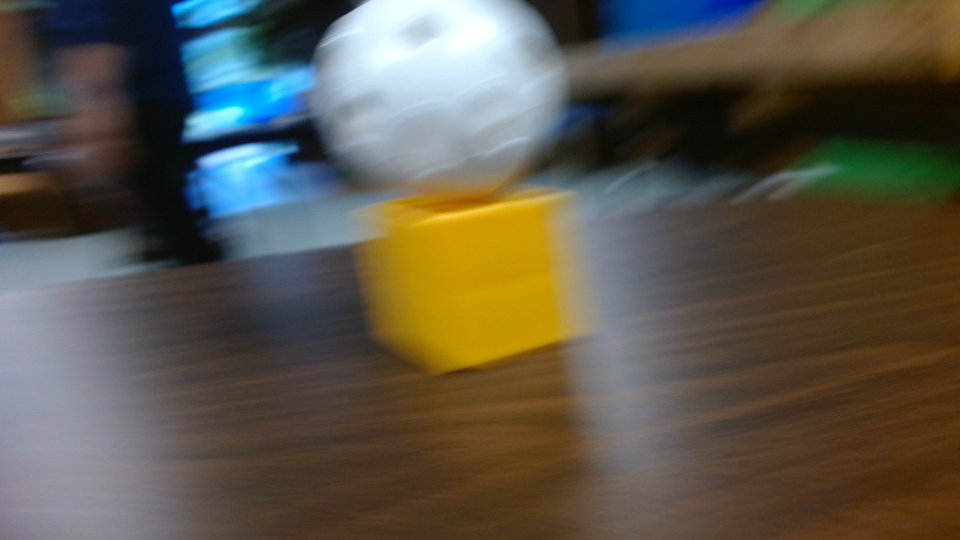
#> input picture Color_Isolation/blocks00.jpg, 1920 x 1080 px (shown at 1/2 size); its folder holds only this picture in this run
$ python ColorIsolation3.py
#> lines starting #> are read from the running program, lines starting #| are printed output that depends on the picture
import cv2,argparse,glob
import numpy as np

# mouse callback function
def showPixelValue(event,x,y,flags,param):
    global img, combinedResult, placeholder

    if event == cv2.EVENT_MOUSEMOVE:
        # get the value of pixel from the location of mouse in (x,y)
        bgr = img[y,x]

        # Convert the BGR pixel into other colro formats
        ycb = cv2.cvtColor(np.uint8([[bgr]]),cv2.COLOR_BGR2YCrCb)[0][0]
        lab = cv2.cvtColor(np.uint8([[bgr]]),cv2.COLOR_BGR2Lab)[0][0]
        hsv = cv2.cvtColor(np.uint8([[bgr]]),cv2.COLOR_BGR2HSV)[0][0]

        # Create an empty placeholder for displaying the values
        placeholder = np.zeros((img.shape[0],400,3),dtype=np.uint8)

        # fill the placeholder with the values of color spaces
        cv2.putText(placeholder, "BGR {}".format(bgr), (20, 70), cv2.FONT_HERSHEY_COMPLEX, .9, (255,255,255), 1, cv2.LINE_AA)
        cv2.putText(placeholder, "HSV {}".format(hsv), (20, 140), cv2.FONT_HERSHEY_COMPLEX, .9, (255,255,255), 1, cv2.LINE_AA)
        cv2.putText(placeholder, "YCrCb {}".format(ycb), (20, 210), cv2.FONT_HERSHEY_COMPLEX, .9, (255,255,255), 1, cv2.LINE_AA)
        cv2.putText(placeholder, "LAB {}".format(lab), (20, 280), cv2.FONT_HERSHEY_COMPLEX, .9, (255,255,255), 1, cv2.LINE_AA)

        # Combine the two results to show side by side in a single image
        combinedResult = np.hstack([img,placeholder])

        cv2.imshow('PRESS P for Previous, N for Next Image',combinedResult)


if __name__ == '__main__' :

    # load the image and setup the mouse callback function
    global img
    files = glob.glob('*.jpg')
    files.sort()
    img = cv2.imread(files[0])
#> img is the input picture: shape (1080, 1920, 3); mean B, G, R 75.2, 87.7, 92.1
    img = cv2.resize(img,(400,400))
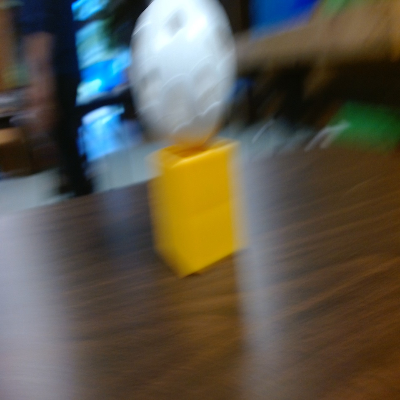
#> img: shape (400, 400, 3); mean B, G, R 75.1, 87.6, 92.1
    cv2.imshow('PRESS P for Previous, N for Next Image',img)

    # Create an empty window
    cv2.namedWindow('PRESS P for Previous, N for Next Image')
    # Create a callback function for any event on the mouse
    cv2.setMouseCallback('PRESS P for Previous, N for Next Image',showPixelValue)
    i = 0
    while(1):
        k = cv2.waitKey(1) & 0xFF
#> (key Esc is pressed here)
        # check next image in the folder
        if k == ord('n'):
            i += 1
            img = cv2.imread(files[i%len(files)])
            img = cv2.resize(img,(400,400))
            cv2.imshow('PRESS P for Previous, N for Next Image',img)

        # check previous image in folder
        elif k == ord('p'):
            i -= 1
            img = cv2.imread(files[i%len(files)])
            img = cv2.resize(img,(400,400))
            cv2.imshow('PRESS P for Previous, N for Next Image',img)

        elif k == 27:
            cv2.destroyAllWindows()
            break

$ run again, on Color_Isolation/blocks04.jpg
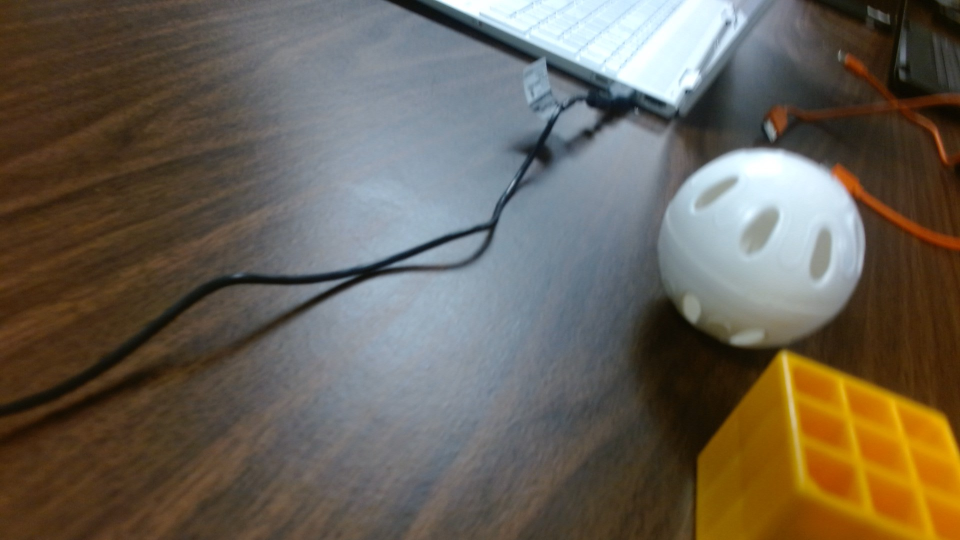
#> input picture Color_Isolation/blocks04.jpg, 1920 x 1080 px (shown at 1/2 size)
#> img is the input picture: shape (1080, 1920, 3); mean B, G, R 85.1, 97.5, 105.5
#> `img = cv2.resize(img,(400,400))`:
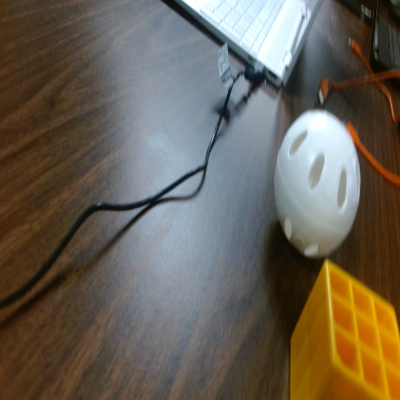
#> img: shape (400, 400, 3); mean B, G, R 85, 97.4, 105.4

$ run again, on Color_Isolation/blocks05.jpg
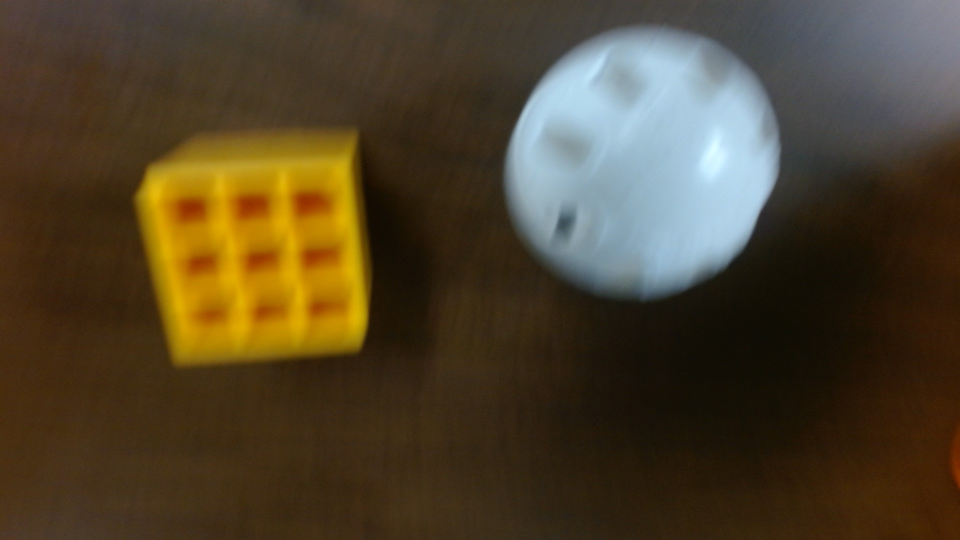
#> input picture Color_Isolation/blocks05.jpg, 1920 x 1080 px (shown at 1/2 size)
#> img is the input picture: shape (1080, 1920, 3); mean B, G, R 43.3, 66, 79.1
#> `img = cv2.resize(img,(400,400))`:
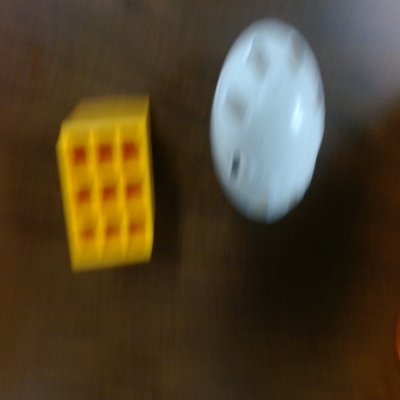
#> img: shape (400, 400, 3); mean B, G, R 43.3, 65.9, 79

$ run again, on Color_Isolation/blocks06.jpg
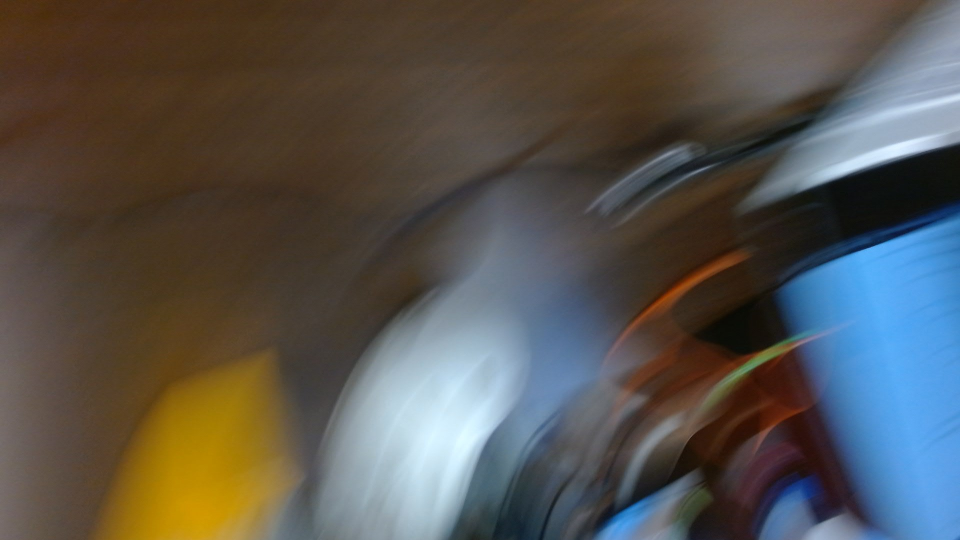
#> input picture Color_Isolation/blocks06.jpg, 1920 x 1080 px (shown at 1/2 size)
#> img is the input picture: shape (1080, 1920, 3); mean B, G, R 78.9, 83.9, 86.8
#> `img = cv2.resize(img,(400,400))`:
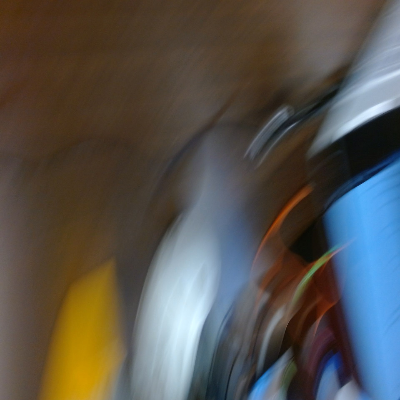
#> img: shape (400, 400, 3); mean B, G, R 78.8, 83.8, 86.7

$ run again, on Color_Isolation/blocks01.jpg
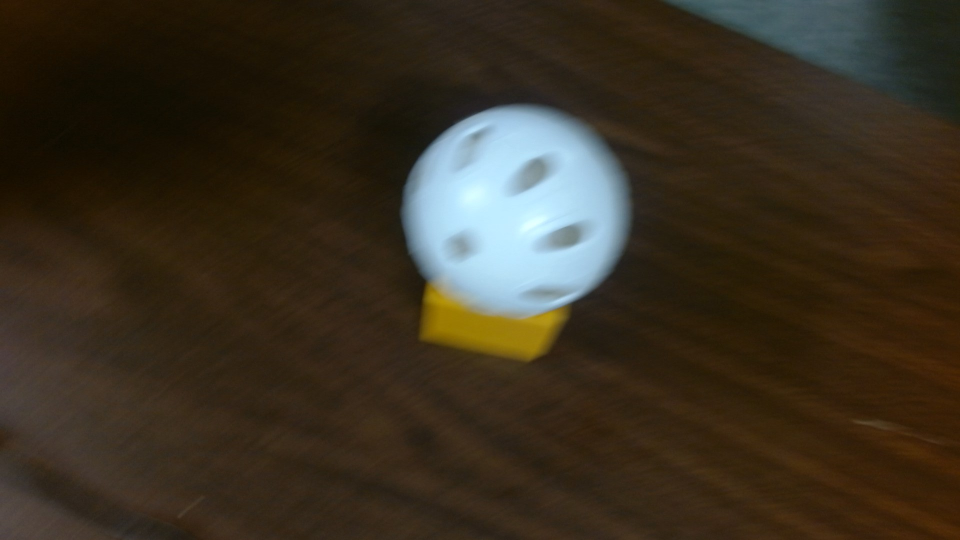
#> input picture Color_Isolation/blocks01.jpg, 1920 x 1080 px (shown at 1/2 size)
#> img is the input picture: shape (1080, 1920, 3); mean B, G, R 33.9, 48.3, 57.5
#> `img = cv2.resize(img,(400,400))`:
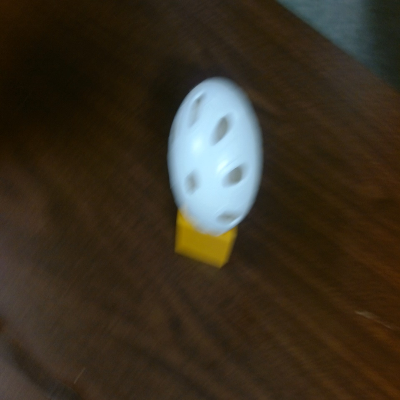
#> img: shape (400, 400, 3); mean B, G, R 33.9, 48.2, 57.4
